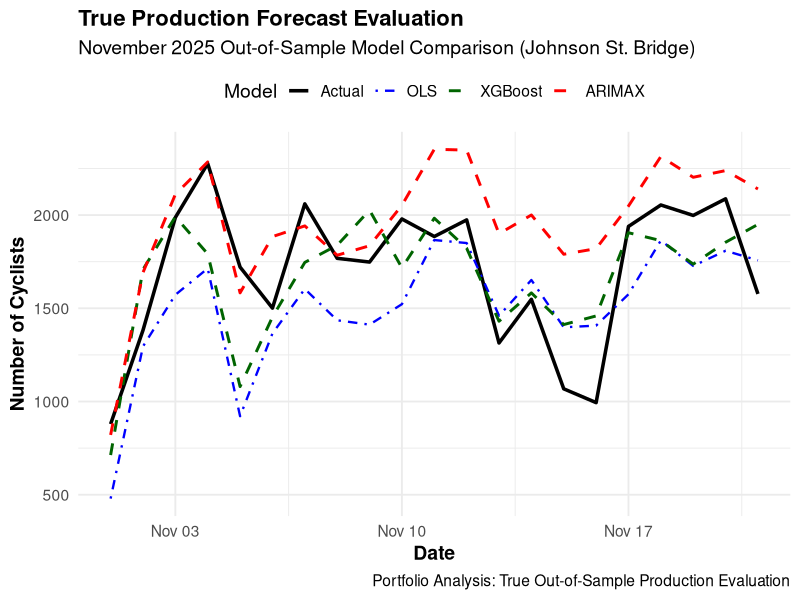
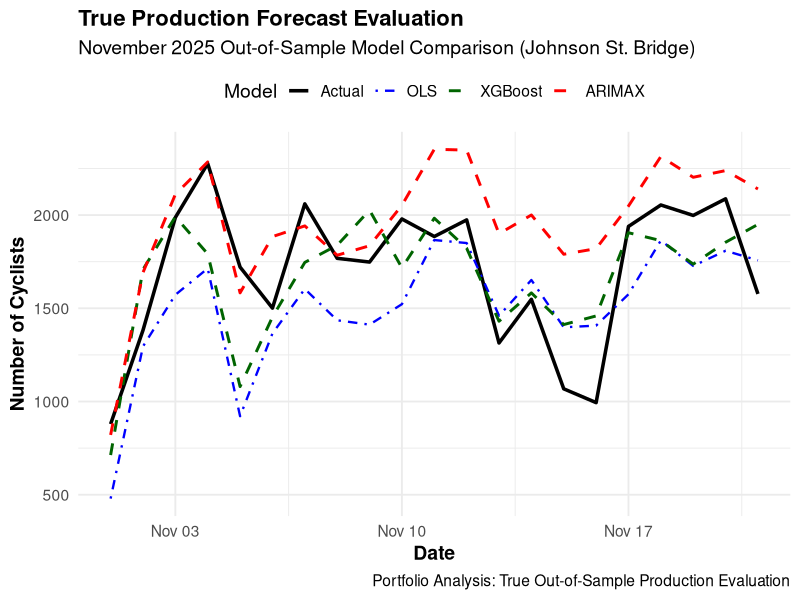

Here is the R script that generated these plots, in order: (Note: this script raises an error after producing the figures.)
# ==============================================================================
# Script: 05_final_production_evaluation.R
# Purpose: Evaluate November 2025 forecast predictions against true actuals
# ==============================================================================
library(readr)
library(dplyr)
library(ggplot2)
library(tidyr)

# 1. Load Data
# ------------------------------------------------------------------------------
predictions <- read_csv("results/future_forecast_predictions.csv")
actuals     <- read_csv("data/november_2025_actuals.csv")

# Join the predictions and actuals on date
evaluation_df <- inner_join(actuals, predictions, by = "date")

# 2. Calculate Evaluation Metrics
# ------------------------------------------------------------------------------
compute_metrics <- function(actual, predicted) {
  mae  <- mean(abs(actual - predicted))
  rmse <- sqrt(mean((actual - predicted)^2))
  mape <- mean(abs((actual - predicted) / actual), na.rm = TRUE) * 100
  return(c(MAE = mae, RMSE = rmse, MAPE = mape))
}

final_metrics <- rbind(
  "Linear Regression (OLS)"   = compute_metrics(evaluation_df$cyclists, evaluation_df$pred_OLS),
  "XGBoost (Machine Learning)" = compute_metrics(evaluation_df$cyclists, evaluation_df$pred_XGBoost),
  "ARIMAX(14,1,1)(1,0,0)"     = compute_metrics(evaluation_df$cyclists, evaluation_df$pred_ARIMAX)
)

cat("\n🏆 --- FINAL PRODUCTION EVALUATION RESULTS (NOVEMBER 2025) --- 🏆\n")
print(round(final_metrics, 2))

# Save production metrics to csv
write_csv(as.data.frame(final_metrics) %>% mutate(Model = rownames(final_metrics)), 
          "results/final_production_metrics.csv")

# 3. Create the Final Production Comparison Plot
# ------------------------------------------------------------------------------
plot_data <- evaluation_df %>%
  select(date, Actual = cyclists, OLS = pred_OLS, XGBoost = pred_XGBoost, ARIMAX = pred_ARIMAX) %>%
  pivot_longer(cols = -date, names_to = "Model", values_to = "Cyclists")

plot_data$Model <- factor(plot_data$Model, levels = c("Actual", "OLS", "XGBoost", "ARIMAX"))

ggplot(plot_data, aes(x = date, y = Cyclists, group = Model)) +
  geom_line(aes(color = Model, linetype = Model, size = Model)) +
  scale_color_manual(values = c("Actual" = "black", "OLS" = "blue", "XGBoost" = "darkgreen", "ARIMAX" = "red")) +
  scale_linetype_manual(values = c("Actual" = "solid", "OLS" = "dotdash", "XGBoost" = "dashed", "ARIMAX" = "dashed")) +
  scale_size_manual(values = c("Actual" = 1.2, "OLS" = 0.8, "XGBoost" = 1, "ARIMAX" = 1)) +
  labs(
    title = "True Production Forecast Evaluation",
    subtitle = "November 2025 Out-of-Sample Model Comparison (Johnson St. Bridge)",
    x = "Date",
    y = "Number of Cyclists",
    caption = "Portfolio Analysis: True Out-of-Sample Production Evaluation"
  ) +
  theme_minimal(base_size = 14) +
  theme(
    plot.title = element_text(face = "bold", size = 16),
    axis.title = element_text(face = "bold"),
    legend.position = "top"
  )

ggsave("results/final_production_evaluation_plot.png", width = 10, height = 6)
cat("\nFinal evaluation plot saved to 'results/final_production_evaluation_plot.png'\n")






# Grab September and October actuals as a historical baseline anchor
historical_tail <- prod_train %>%
  filter(date >= as.Date("2025-10-01") & date < as.Date("2025-11-01")) %>%
  select(date, Actual = cyclists)

# Prep November data
november_eval <- evaluation_df %>%
  select(date, Actual = cyclists, OLS = pred_OLS, XGBoost = pred_XGBoost, ARIMAX = pred_ARIMAX)

# Combine them cleanly
full_plot_df <- bind_rows(historical_tail, november_eval) %>%
  pivot_longer(cols = -date, names_to = "Model", values_to = "Cyclists") %>%
  drop_na(Cyclists)

# Reorder levels for plotting hierarchy
full_plot_df$Model <- factor(full_plot_df$Model, levels = c("Actual", "OLS", "XGBoost", "ARIMAX"))

# Plot with a vertical dashed line separating history from forecast
ggplot(full_plot_df, aes(x = date, y = Cyclists, group = Model)) +
  geom_line(aes(color = Model, linetype = Model, size = Model)) +
  geom_vline(xintercept = as.numeric(as.Date("2025-11-01")), linetype = "dotted", color = "gray40", size = 1) +
  annotate("text", x = as.Date("2025-10-20"), y = 3400, label = "Past Observations", fontface = "italic") +
  annotate("text", x = as.Date("2025-11-10"), y = 3200, label = "Forecast", fontface = "italic") +
  scale_color_manual(values = c("Actual" = "black", "OLS" = "blue", "XGBoost" = "darkgreen", "ARIMAX" = "red")) +
  scale_linetype_manual(values = c("Actual" = "solid", "OLS" = "dotdash", "XGBoost" = "dashed", "ARIMAX" = "dashed")) +
  scale_size_manual(values = c("Actual" = 1.1, "OLS" = 0.8, "XGBoost" = 0.9, "ARIMAX" = 0.9)) +
  theme_minimal(base_size = 14) +
  labs(title = "Daily Cyclist Counts: Past and Forecast", x = "Date", y = "Cyclists")


ggsave(
  filename = "results/forecast_horizon_plot.png",
  width    = 11,      # Gives the x-axis plenty of room to stretch chronologically
  height   = 6.5,     # Prevents the y-axis labels and legend from feeling crowded
  dpi      = 300,     # Essential: Sets dots-per-inch to print/retina display standard
  bg       = "white"  # Forces a solid white background (prevents transparent artifacting on GitHub dark mode)
)

cat("Optimized portfolio graphic saved to 'results/production_forecast_with_context.png'\n")
